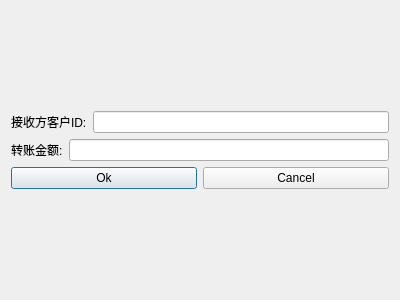
<?xml version="1.0" encoding="UTF-8"?>
<ui version="4.0">
 <class>TransferDialog</class>
 <widget class="QDialog" name="TransferDialog">
  <property name="geometry">
   <rect>
    <x>0</x>
    <y>0</y>
    <width>400</width>
    <height>300</height>
   </rect>
  </property>
  <property name="windowTitle">
   <string>Dialog</string>
  </property>
  <layout class="QVBoxLayout" name="verticalLayout_2">
   <item>
    <layout class="QVBoxLayout" name="verticalLayout">
     <item>
      <layout class="QHBoxLayout" name="horizontalLayout">
       <item>
        <widget class="QLabel" name="label">
         <property name="text">
          <string>接收方客户ID:</string>
         </property>
        </widget>
       </item>
       <item>
        <widget class="QLineEdit" name="receiverIDLineEdit"/>
       </item>
      </layout>
     </item>
     <item>
      <layout class="QHBoxLayout" name="horizontalLayout_2">
       <item>
        <widget class="QLabel" name="label_2">
         <property name="text">
          <string>转账金额:</string>
         </property>
        </widget>
       </item>
       <item>
        <widget class="QLineEdit" name="amountLineEdit"/>
       </item>
      </layout>
     </item>
     <item>
      <layout class="QHBoxLayout" name="horizontalLayout_3">
       <item>
        <widget class="QPushButton" name="okButton">
         <property name="text">
          <string>Ok</string>
         </property>
        </widget>
       </item>
       <item>
        <widget class="QPushButton" name="cancelButton">
         <property name="text">
          <string>Cancel</string>
         </property>
        </widget>
       </item>
      </layout>
     </item>
    </layout>
   </item>
  </layout>
 </widget>
 <resources/>
 <connections/>
</ui>
